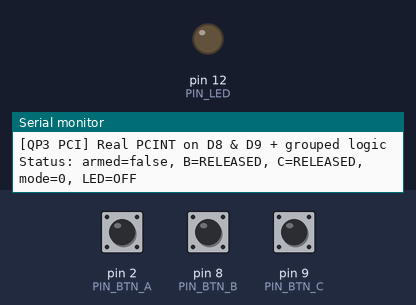
The sketch below on a simulated Arduino Uno, built with avr-gcc and run on an emulated ATmega328P. Shown: output pins drawn as LEDs (lit = HIGH), the last lines printed to the serial monitor. The test bench sets the inputs (shaded band); at power-on: pin 2 (PIN_BTN_A) HIGH, pin 8 (PIN_BTN_B) HIGH, pin 9 (PIN_BTN_C) HIGH.

Above: at 1.2 s.
1.3 s: pin 2 (PIN_BTN_A) pulled LOW for 0.15 s
3.5 s: pin 8 (PIN_BTN_B) pulled LOW for 0.15 s
At 3.57 s:
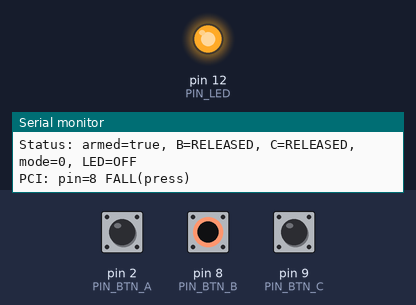
5.1 s: pin 9 (PIN_BTN_C) pulled LOW for 1 s
At 7.3 s:
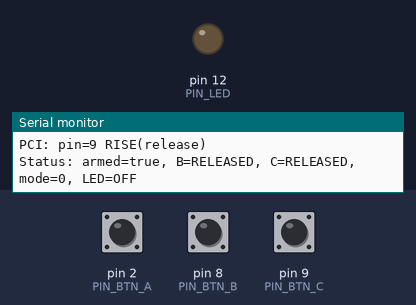
7.6 s: pin 2 (PIN_BTN_A) pulled LOW for 1 s
10.1 s: pin 8 (PIN_BTN_B) pulled LOW for 1 s
12.6 s: pin 9 (PIN_BTN_C) pulled LOW for 1 s
Timing chart, 0 to 15.6 s (numbered marks = the images above; inputs shaded):
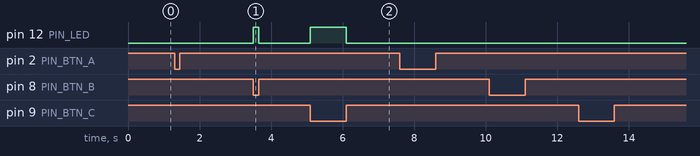

Measured:
- after the input at 3.5 s, pin 12 (PIN_LED): LOW → HIGH at once, → LOW 0.15 s later
- after the input at 5.1 s, pin 12 (PIN_LED): LOW → HIGH at once, → LOW 1.0 s later

The sketch:

QP3_PCI.ino
```cpp
// QP3_PCI_Hardware.ino — REAL Pin Change Interrupts on D8 & D9 (Port B).
// Use this on your physical Uno. Serial: 115200. Pins: A=D2, B=D8, C=D9, LED=D12 (or 13).

#include <avr/io.h>
#include <avr/interrupt.h>

const byte PIN_BTN_A = 2;   // D2 -> INT0
const byte PIN_BTN_B = 8;   // D8 -> PB0 / PCINT0
const byte PIN_BTN_C = 9;   // D9 -> PB1 / PCINT1
const byte PIN_LED   = 12;

// ---- A (external interrupt) ----
volatile bool flagArmToggle = false;
unsigned long lastArmToggleMs = 0;
const unsigned long ARM_LOCKOUT_MS = 80;
void isrArmFalling(){ flagArmToggle = true; }

// ---- PCI change flags/levels set by ISR ----
volatile uint8_t pbLastMasked = 0;
volatile uint8_t pcintPending = 0;   // bit0=PB0 changed, bit1=PB1 changed
volatile uint8_t rawBLevel    = HIGH;
volatile uint8_t rawCLevel    = HIGH;

// ---- Debounce & grouped logic ----
bool armed = false;
bool stableB = HIGH, stableC = HIGH;
unsigned long lastDebB = 0, lastDebC = 0;
const unsigned long DEBOUNCE_MS = 20;

uint8_t mode = 0; // 0: armed&&(B||C); 1: armed&&(B&&C)
unsigned long comboStartMs = 0;
uint8_t comboWait = 0;
const unsigned long COMBO_WINDOW_MS = 300;

void setup(){
  pinMode(PIN_BTN_A, INPUT_PULLUP);
  pinMode(PIN_BTN_B, INPUT_PULLUP);
  pinMode(PIN_BTN_C, INPUT_PULLUP);
  pinMode(PIN_LED,   OUTPUT);
  digitalWrite(PIN_LED, LOW);

  Serial.begin(115200);
  Serial.println("[QP3 PCI] Real PCINT on D8 & D9 + grouped logic");

  attachInterrupt(digitalPinToInterrupt(PIN_BTN_A), isrArmFalling, FALLING);

  // Init PB snapshot
  pbLastMasked = PINB & (_BV(PB0) | _BV(PB1));
  rawBLevel = (pbLastMasked & _BV(PB0)) ? HIGH : LOW;
  rawCLevel = (pbLastMasked & _BV(PB1)) ? HIGH : LOW;

  // Enable PCINT on Port B (PCINT0..7). Unmask PCINT0 & PCINT1 only.
  PCICR  |= _BV(PCIE0);
  PCMSK0 |= _BV(PCINT0) | _BV(PCINT1);
  PCIFR  |= _BV(PCIF0); // clear any pending
}

ISR(PCINT0_vect){
  uint8_t pb = PINB & (_BV(PB0) | _BV(PB1));
  uint8_t changed = (uint8_t)(pb ^ pbLastMasked);
  if(changed & _BV(PB0)){ pcintPending |= _BV(0); rawBLevel = (pb & _BV(PB0)) ? HIGH : LOW; }
  if(changed & _BV(PB1)){ pcintPending |= _BV(1); rawCLevel = (pb & _BV(PB1)) ? HIGH : LOW; }
  pbLastMasked = pb;
}

void handleArm(){
  if(!flagArmToggle) return;
  noInterrupts(); flagArmToggle = false; interrupts();
  unsigned long now = millis();
  if(now - lastArmToggleMs >= ARM_LOCKOUT_MS){
    lastArmToggleMs = now;
    armed = !armed;
    Serial.print("INT0: ARMED -> "); Serial.println(armed ? "true" : "false");
  }else{
    Serial.println("INT0: toggle ignored (lockout)");
  }
}

void processEdge(uint8_t pin, uint8_t level){
  unsigned long now = millis();
  if(pin == 8){
    if(now - lastDebB >= DEBOUNCE_MS){
      lastDebB = now;
      stableB = (level == LOW) ? LOW : HIGH;
      Serial.print("PCI: pin=8 "); Serial.println(stableB==LOW ? "FALL(press)" : "RISE(release)");
      if(stableB == LOW){ comboStartMs = now; comboWait = 1; }
    }
  }else if(pin == 9){
    if(now - lastDebC >= DEBOUNCE_MS){
      lastDebC = now;
      stableC = (level == LOW) ? LOW : HIGH;
      Serial.print("PCI: pin=9 "); Serial.println(stableC==LOW ? "FALL(press)" : "RISE(release)");
      if(stableC == LOW){ comboStartMs = now; comboWait = 2; }
    }
  }
}

void handlePcint(){
  noInterrupts();
  uint8_t pending = pcintPending;
  pcintPending = 0;
  uint8_t bLevel = rawBLevel;
  uint8_t cLevel = rawCLevel;
  interrupts();

  if(pending & _BV(0)) processEdge(8, bLevel);
  if(pending & _BV(1)) processEdge(9, cLevel);
}

void handleCombo(){
  if(comboWait == 0) return;
  unsigned long now = millis();
  if(now - comboStartMs > COMBO_WINDOW_MS){ comboWait = 0; return; }
  if(comboWait == 1 && stableC == LOW){
    mode ^= 1; comboWait = 0;
    Serial.print("COMBO: B->C (mode="); Serial.print(mode); Serial.println(")");
  }else if(comboWait == 2 && stableB == LOW){
    mode ^= 1; comboWait = 0;
    Serial.print("COMBO: C->B (mode="); Serial.print(mode); Serial.println(")");
  }
}

void driveActuators(){
  bool led = false;
  if(armed){
    if(mode == 0) led = (stableB == LOW) || (stableC == LOW);
    else          led = (stableB == LOW) && (stableC == LOW);
  }
  digitalWrite(PIN_LED, led ? HIGH : LOW);
}

void periodicStatus(){
  static unsigned long last = 0;
  unsigned long now = millis();
  if(now - last >= 1000UL){
    last = now;
    Serial.print("Status: armed="); Serial.print(armed ? "true" : "false");
    Serial.print(", B="); Serial.print(stableB==LOW ? "PRESSED" : "RELEASED");
    Serial.print(", C="); Serial.print(stableC==LOW ? "PRESSED" : "RELEASED");
    Serial.print(", mode="); Serial.print(mode);
    Serial.print(", LED="); Serial.println(digitalRead(PIN_LED) ? "ON" : "OFF");
  }
}

void loop(){
  handleArm();     // INT0
  handlePcint();   // REAL PCI edges from ISR (hardware)
  handleCombo();
  driveActuators();
  periodicStatus();
}
```
